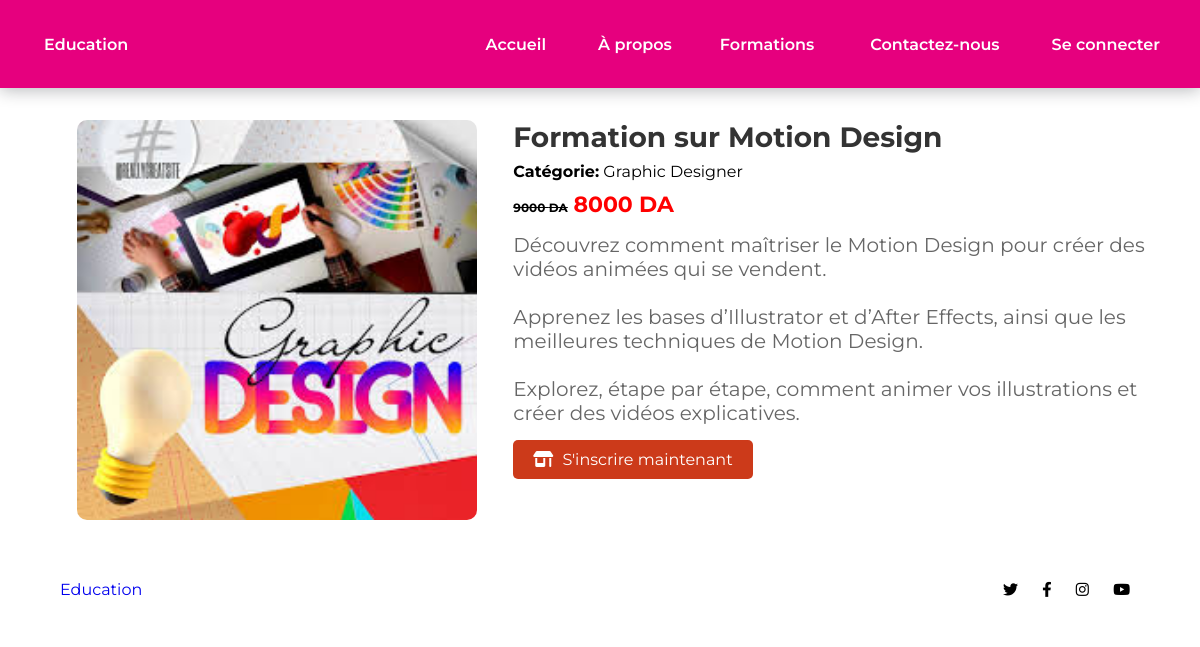
/espace_utilisateur/formation_detail.php?id=14, run on the app's committed database.
### tables this page shows
CREATE TABLE `formations` (
  `Id_formations` int(11) NOT NULL,
  `Id_categorie` varchar(100) NOT NULL,
  `nom_formation` varchar(191) NOT NULL,
  `description` mediumtext NOT NULL,
  `Prix` int(11) NOT NULL,
  `Prix_Promotion` int(11) NOT NULL,
  `images` varchar(191) NOT NULL,
  `date_creation` timestamp NOT NULL DEFAULT current_timestamp()
);

### espace_utilisateur/formation_detail.php (the view, shortened to what this page needs)
<?php
require_once $_SERVER['DOCUMENT_ROOT'] . '/espace admin/php/Connexion_bdd.php';
$formation = null;
if (isset($_GET['id']) && is_numeric($_GET['id'])) {
    $formationId = intval($_GET['id']);
    $query = "SELECT f.Id_formations, f.images, f.nom_formation, c.nomcategorie, f.description, f.Prix, f.Prix_Promotion, f.date_creation
              FROM formations f
              JOIN catégories c ON f.Id_categorie = c.Id_categorie
              WHERE f.Id_formations = ?";
    $stmt = $con->prepare($query);
    $stmt->bind_param('i', $formationId);
    $stmt->execute();
    $result = $stmt->get_result();
    $formation = $result->fetch_assoc();
} else {
    echo "Invalid formation ID.";
    exit;
}
?>
<!DOCTYPE html>
<html lang="fr">
<head>
    <link rel="stylesheet" href="https://cdnjs.cloudflare.com/ajax/libs/font-awesome/6.1.1/css/all.min.css">
    <link rel="stylesheet" href="https://cdnjs.cloudflare.com/ajax/libs/boxicons/2.0.7/css/boxicons.min.css">
    <link href="https://cdn.jsdelivr.net/npm/remixicon@3.2.0/fonts/remixicon.css" rel="stylesheet">
    <link rel="stylesheet" href="style.css">
</head>
<body>
    <header class="header">
        <nav class="nav container">
            <div class="nav__data">
                <a href="#" class="nav__logo">
                    <i class="ri-book-line"></i> Education
                </a>
            </div>
            <div class="nav__menu" id="nav-menu">
                <ul class="nav__list">
                    <li><a href="home.php" class="nav__link"><i class="ri-home-line"></i> Accueil</a></li>
                    <li><a href="A_propos.php" class="nav__link"><i class="ri-information-line"></i> À propos</a></li>
                    <li class="dropdown__item">
                        <a href="formations.php" class="nav__link">
                            Formations <i class="ri-arrow-down-s-line dropdown__arrow"></i>
                        </a>
                    </li>
                    <li><a href="contact.php" class="nav__link"><i class="ri-contacts-line"></i> Contactez-nous</a></li>
                    <li><a href="se_connecter.php" class="nav__link"><i class="ri-user-2-line"></i> Se connecter</a>
                    </li>
                </ul>
            </div>
        </nav>
    </header>
    <section class="row">
        <div class="img-holder">
            <img src="../espace admin/uploads/<?php echo htmlspecialchars($formation['images']); ?>" class="img"
                alt="<?php echo htmlspecialchars($formation['nom_formation']); ?>" />
        </div>
        <div class="product-details-holder">
            <h1 class="product-name"><?php echo htmlspecialchars($formation['nom_formation']); ?></h1>
            <p><strong>Catégorie:</strong> <?php echo htmlspecialchars($formation['nomcategorie']); ?></p>
            <h6 class="product-price">
                <?php
            if ($formation['Prix_Promotion']) {
                echo "<span class='original-price' style='font-size: 12px; color: black;'>" . htmlspecialchars($formation['Prix']) . " DA</span> <span class='promotional-price' style='font-size: 22px; color: red;'>" . htmlspecialchars($formation['Prix_Promotion']) . " DA</span>";
            } else {
                echo "<span style='font-size: 16px; color: black;'>" . htmlspecialchars($formation['Prix']) . " DA</span>";
            }
            ?>
            </h6>
            <p class="short-description"><?php echo nl2br(htmlspecialchars($formation['description'])); ?></p>
            <div class="action-buttons">
                <a href="checkout.php?id=<?php echo htmlspecialchars($formation['Id_formations']); ?>"
                    class="buy-now-btn"><i class="fa-solid fa-shop"></i> S'inscrire maintenant</a>
            </div>
        </div>
    </section>
    <footer>
        <div class="footer-content">
            <div class="footer-logo">
                <a href="#" class="logo">
                    <i class="ri-book-line"></i> Education
                </a>
            </div>
            <div class="social-links">
                <a href="https://twitter.com" class="social-icon"><i class="fab fa-twitter"></i></a>
                <a href="https://facebook.com" class="social-icon"><i class="fab fa-facebook-f"></i></a>
                <a href="https://instagram.com" class="social-icon"><i class="fab fa-instagram"></i></a>
                <a href="https://youtube.com" class="social-icon"><i class="fab fa-youtube"></i></a>
            </div>
        </div>
    </footer>
</body>
</html>

### espace_utilisateur/style.css (style rules this page uses)
:root { --header-height: 3.5rem; --black-color:#E6007E; --black-color-light: #E6007E; --black-color-lighten: #E6007E; --white-color: #fff; --body-color: hsl(220, 100%, 97%); --body-font: "Montserrat", sans-serif; --normal-font-size: .938rem; --font-regular: 400; --font-semi-bold: 600; --z-tooltip: 10; --z-fixed: 100; }
@media screen and (min-width: 1024px) { :root { --normal-font-size: 1rem; } }
* { box-sizing: border-box; padding: 0; margin: 0; }
body { font-family: var(--body-font); font-size: var(--normal-font-size); background-color:#ffffff; height: 100%; width: 100%; margin: 0; padding: 0; overflow-x: hidden; }
ul { list-style: none; }
a { text-decoration: none; }
.container { max-width: 1120px; margin-inline: 1.5rem; }
.header { position: fixed; top: 0; left: 0; width: 100%; background-color: var(--black-color); box-shadow: 0 2px 16px hsla(220, 32%, 8%, .3); z-index: var(--z-fixed); }
.nav { height: var(--header-height); }
.nav__logo, .nav__burger, .nav__close { color: var(--white-color); }
.nav__data { height: 100%; display: flex; justify-content: space-between; align-items: center; }
.nav__logo { display: inline-flex; align-items: center; column-gap: .25rem; font-weight: var(--font-semi-bold); }
.nav__link { color: var(--white-color); background-color: var(--black-color); font-weight: var(--font-semi-bold); padding: 1.25rem 1.5rem; display: flex; justify-content: space-between; align-items: center; transition: background-color .3s; }
.dropdown__item { cursor: pointer; }
@media screen and (min-width: 1118px) { .container { margin-inline: auto; } }
@media screen and (min-width: 1118px) { .nav { height: calc(var(--header-height) + 2rem); display: flex; justify-content: space-between; } }
@media screen and (min-width: 1118px) { .nav__list { height: 100%; display: flex; column-gap: 3rem; } }
@media screen and (min-width: 1118px) { .nav__link { height: 100%; padding: 0; justify-content: initial; column-gap: .25rem; } }
@media screen and (min-width: 1118px) { .dropdown__item, .dropdown__subitem { position: relative; } }
section { padding: 100px 14% 10px; background-color: #ffffff; margin-bottom: 5px; }
.social-icon { margin: 0 10px; color: #E6007E; font-size: 24px; }
footer { background-color: #ffffff; color: rgb(0, 0, 0); padding: 20px 0; display: flex; justify-content: space-between; align-items: center; font-size: 16px; }
.footer-content { width: 90%; margin: 0 auto; display: flex; justify-content: space-between; align-items: center; }
.social-links a { color: rgb(0, 0, 0); margin-left: 10px; font-size: 15px; }
.row { display: flex; flex-wrap: wrap; background: #ffffff; margin: 20px; padding: 20px; }
.img-holder { flex: 1 1 400px; padding-top: 80px; display: flex; justify-content: center; align-items: center; }
.img-holder img { width: 400px; height: 400px; border-radius: 10px; object-fit: cover; }
.product-details-holder { flex: 2 1 500px; padding-top: 80px; }
.product-name { font-size: 28px; color: #333; margin-bottom: 8px; }
.product-price { font-size: 20px; color: #888; margin: 10px 0; }
.original-price { text-decoration: line-through; color: #555; }
.promotional-price { color: red; }
.short-description { font-size: 20px; color: #666; margin-top: 15px; margin-bottom: 15px; }
.buy-now-btn { display: inline-block; padding: 10px 20px; background-color: #cc3a1a; color: #fff; text-decoration: none; text-align: center; border: none; border-radius: 5px; cursor: pointer; transition: background-color 0.3s ease; }
.buy-now-btn i { margin-right: 5px; }
.product-name { font-weight: bold; }
.product-price { color: rgb(220, 57, 57); }

### data on the page
formations: images (picture), nom_formation "Formation sur Motion Design", Id_categorie.nomcategorie "Graphic Designer", Prix "9000", Prix_Promotion "8000", description "Découvrez comment maîtriser le Motion Design pour créer des vidéos animées qui se vendent. Apprenez les bases d’Illustrator et d’After Effects, ainsi que les meilleures techniques de Motion Design. Explorez, étape par étape, comment animer vos illustrations et créer des vidéos explicatives."
